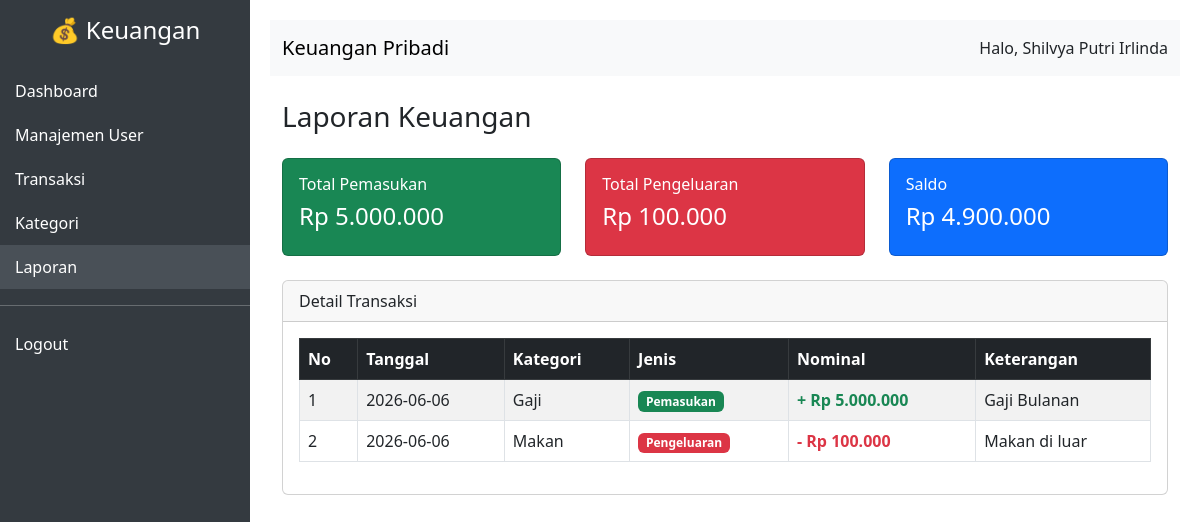
The app's page /pages/laporan.php (signed in) with its own data.
### tables this page shows
CREATE TABLE `transaksi` (
  `id_transaksi` int(11) NOT NULL,
  `id_user` int(11) DEFAULT NULL,
  `id_kategori` int(11) DEFAULT NULL,
  `tanggal` date DEFAULT NULL,
  `nominal` decimal(15,2) DEFAULT NULL,
  `keterangan` text DEFAULT NULL
);

CREATE TABLE `kategori` (
  `id_kategori` int(11) NOT NULL,
  `id_jt` int(11) DEFAULT NULL,
  `nama_kategori` varchar(100) DEFAULT NULL
);

### pages/laporan.php (the view, shortened to what this page needs)
<?php
require_once "../config/database.php";
include "../includes/header.php";
$stmt = $conn->prepare("
    SELECT t.*, k.nama_kategori, jt.nama_jenis
    FROM transaksi t
    JOIN kategori k ON t.id_kategori = k.id_kategori
    JOIN jenis_transaksi jt ON k.id_jt = jt.id_jt
    WHERE t.id_user = ?
    ORDER BY t.tanggal DESC
");
$stmt->execute([$_SESSION['user']['id']]);
$data = $stmt->fetchAll(PDO::FETCH_ASSOC);
$total_pemasukan = 0;
$total_pengeluaran = 0;
foreach ($data as $d) {
    if (strtolower($d['nama_jenis']) == 'pemasukan') {
        $total_pemasukan += $d['nominal'];
    } else {
        $total_pengeluaran += $d['nominal'];
    }
}
$saldo = $total_pemasukan - $total_pengeluaran;
?>
<div class="container">
    <h3 class="mb-4">Laporan Keuangan</h3>
    <div class="row mb-4">
        <div class="col-md-4">
            <div class="card bg-success text-white">
                <div class="card-body">
                    <h6>Total Pemasukan</h6>
                    <h4>Rp <?= number_format($total_pemasukan,0,',','.') ?></h4>
                </div>
            </div>
        </div>
        <div class="col-md-4">
            <div class="card bg-danger text-white">
                <div class="card-body">
                    <h6>Total Pengeluaran</h6>
                    <h4>Rp <?= number_format($total_pengeluaran,0,',','.') ?></h4>
                </div>
            </div>
        </div>
        <div class="col-md-4">
            <div class="card bg-primary text-white">
                <div class="card-body">
                    <h6>Saldo</h6>
                    <h4>Rp <?= number_format($saldo,0,',','.') ?></h4>
                </div>
            </div>
        </div>
    </div>
    <div class="card">
        <div class="card-header">
            Detail Transaksi
        </div>
        <div class="card-body">
            <table class="table table-bordered table-striped">
                <thead class="table-dark">
                    <tr>
                        <th>No</th>
                        <th>Tanggal</th>
                        <th>Kategori</th>
                        <th>Jenis</th>
                        <th>Nominal</th>
                        <th>Keterangan</th>
                    </tr>
                </thead>
                <tbody>
                    <?php $no = 1; ?>
                    <?php foreach($data as $d): ?>
                    <tr>
                        <td><?= $no++ ?></td>
                        <td><?= $d['tanggal'] ?></td>
                        <td><?= $d['nama_kategori'] ?></td>
                        <td>
                            <?php if(strtolower($d['nama_jenis']) == 'pemasukan'): ?>
                                <span class="badge bg-success">
                                    Pemasukan
                                </span>
                            <?php else: ?>
                                <span class="badge bg-danger">
                                    Pengeluaran
                                </span>
                            <?php endif; ?>
                        </td>
                        <td>
                            <?php if(strtolower($d['nama_jenis']) == 'pemasukan'): ?>
                                <span class="text-success fw-bold">
                                    + Rp <?= number_format($d['nominal'],0,',','.') ?>
                                </span>
                            <?php else: ?>
                                <span class="text-danger fw-bold">
                                    - Rp <?= number_format($d['nominal'],0,',','.') ?>
                                </span>
                            <?php endif; ?>
                        </td>
                        <td><?= $d['keterangan'] ?></td>
                    </tr>
                    <?php endforeach; ?>
                </tbody>
            </table>
        </div>
    </div>
</div>
<?php include "../includes/footer.php"; ?>

### includes/header.php (style rules this page uses)
body { display: flex; }

### records on screen
transaksi: tanggal "2026-06-06", id_kategori.nama_kategori "Gaji", shows "Pemasukan", nominal "5.000.000", keterangan "Gaji Bulanan"
transaksi: tanggal "2026-06-06", id_kategori.nama_kategori "Makan", shows "Pengeluaran", nominal "100.000", keterangan "Makan di luar"

### other values on screen
$_SESSION['user']['nama'] "Shilvya Putri Irlinda"
$total_pemasukan "5.000.000"
$total_pengeluaran "100.000"
$saldo "4.900.000"
